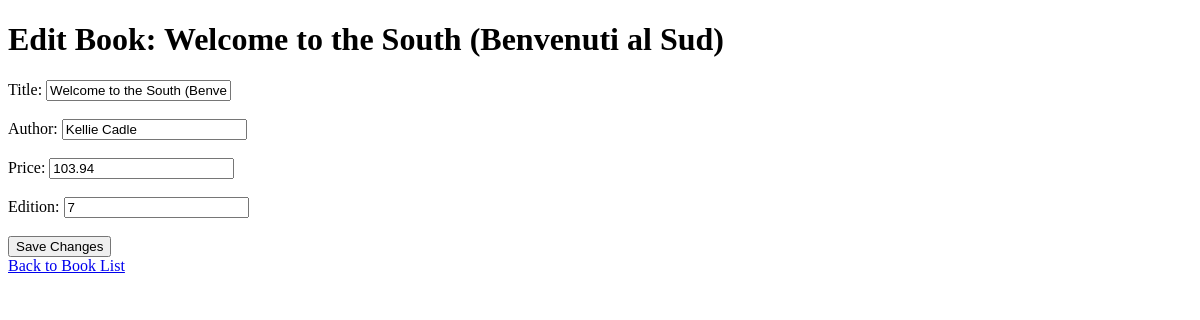
Page /books/lab10_part3/editbook/14 on the earlier database version.
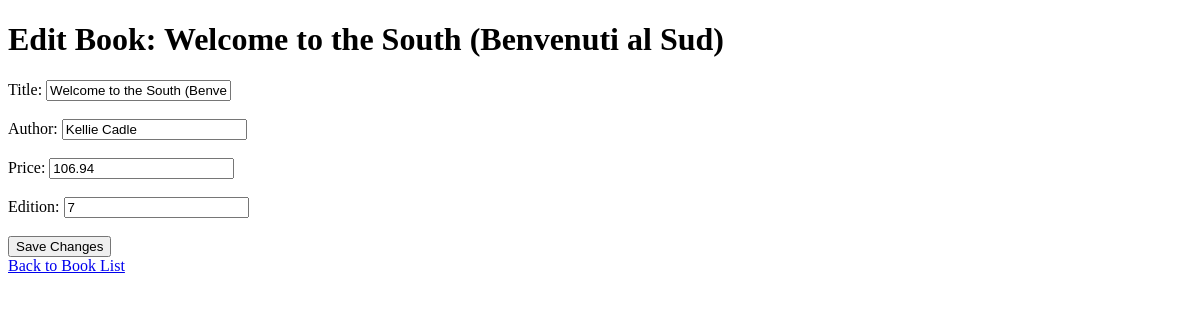
Same page on the later database version.
### apps/bookmodule/models.py (models this page shows)
class Book(models.Model):
    title = models.CharField(max_length = 200)
    author = models.CharField(max_length = 200)
    price = models.FloatField(default = 0.0)
    edition = models.SmallIntegerField(default = 1)

### apps/bookmodule/views.py (the view, shortened to what this page needs)
# urls.py: path('lab10_part3/editbook/<int:id>', views.edit_book, name='edit_book'),
def edit_book(request, id):
    book = get_object_or_404(Book, id=id)
    return render(request, 'bookmodule/edit_book.html', {'book': book})

### apps/templates/bookmodule/edit_book.html (shortened to what this page needs)
<!DOCTYPE html>
<html lang="en">
<head>
</head>
<body>
    <h1>Edit Book: {{ book.title }}</h1>
    <form method="POST">
        <label for="title">Title:</label>
        <input type="text" id="title" name="title" value="{{ book.title }}" required><br><br>
        <label for="author">Author:</label>
        <input type="text" id="author" name="author" value="{{ book.author }}" required><br><br>
        <label for="price">Price:</label>
        <input type="number" id="price" name="price" value="{{ book.price }}" step="0.01" required><br><br>
        <label for="edition">Edition:</label>
        <input type="text" id="edition" name="edition" value="{{ book.edition }}" required><br><br>
        <button type="submit">Save Changes</button>
    </form>
    <a href="/books/lab10_part1/listbooks">Back to Book List</a>
</body>
</html>

Differences in the rows shown:
changed Book "Welcome to the South (Benvenuti al Sud)": price "103.94" → "106.94"
